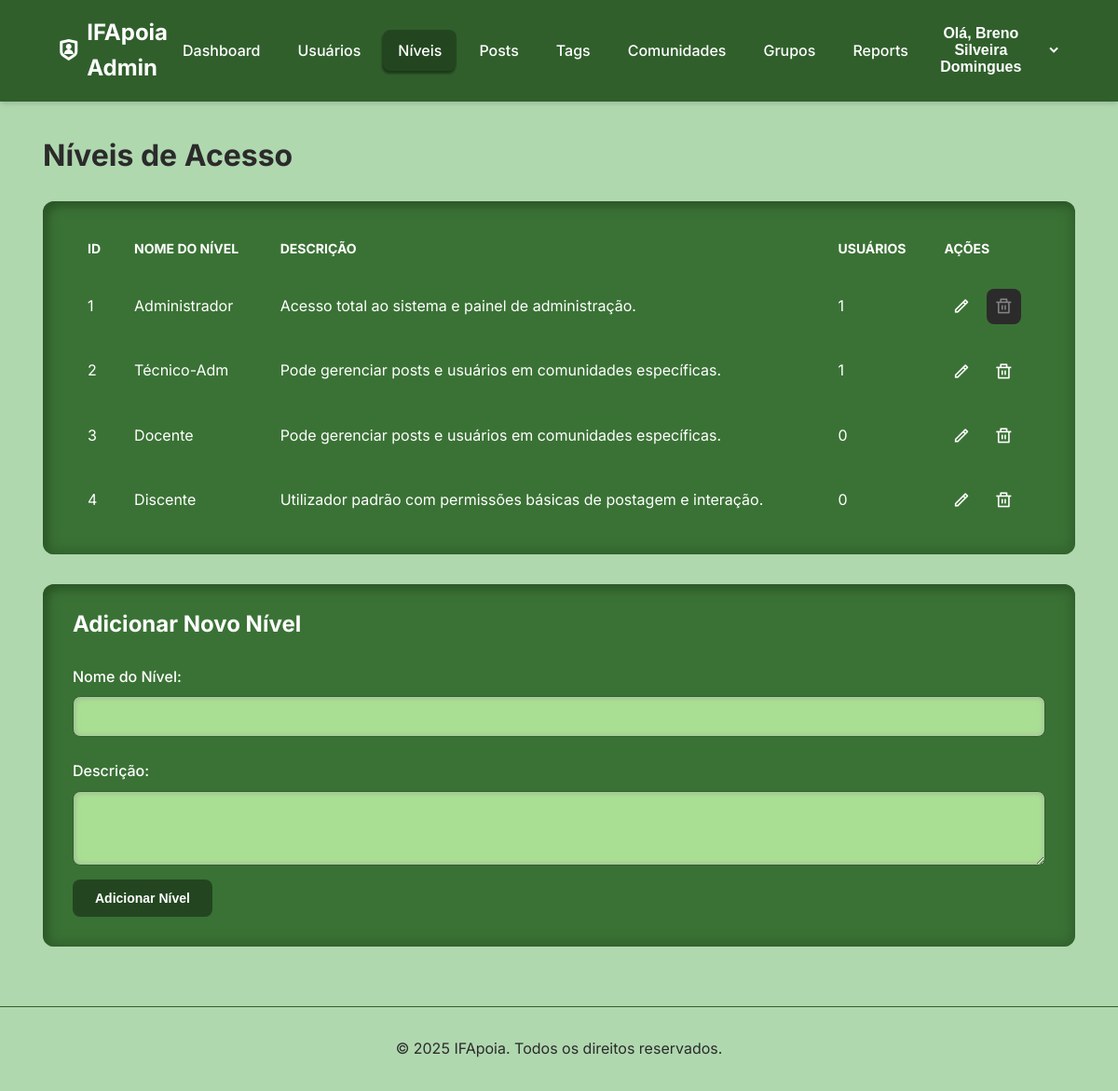
Screenshot of /modules/admin/admin_roles.php (signed in) with the database file from the repository.
### tables this page shows
CREATE TABLE `roles` (
  `role_id` int(11) NOT NULL,
  `name` varchar(100) NOT NULL,
  `description` varchar(255) DEFAULT NULL
);

### modules/admin/admin_roles.php (the view, shortened to what this page needs)
<?php
include('admin_header.php');
$edit_mode = false;
$role_to_edit = ['role_id' => '', 'name' => '', 'description' => ''];
$sql = "SELECT r.*, (SELECT COUNT(*) FROM users u WHERE u.role_id = r.role_id) as total_users
        FROM roles r
        ORDER BY r.role_id ASC";
$roles_result = $pdo->query($sql);
?>
<main class="container">
    <div class="page-header">
        <h1>Níveis de Acesso</h1>
    </div>
    <div class="table-container">
        <table>
            <thead>
                <tr>
                    <th>ID</th>
                    <th>Nome do Nível</th>
                    <th>Descrição</th>
                    <th>Usuários</th>
                    <th>Ações</th>
                </tr>
            </thead>
            <tbody>
                <?php if ($roles_result && $roles_result->rowCount() > 0): ?>
                    <?php while ($role = $roles_result->fetch(PDO::FETCH_ASSOC)): ?>
                        <tr>
                            <td><?php echo $role['role_id']; ?></td>
                            <td><?php echo htmlspecialchars($role['name']); ?></td>
                            <td><?php echo htmlspecialchars($role['description'] ?? 'N/A'); ?></td>
                            <td><span class="badge"><?php echo $role['total_users']; ?></span></td>
                            <td class="actions">
                                <?php $is_self_level = ($role['role_id'] == $_SESSION['role_id']); ?>
                                <button
                                    class="btn btn-icon btn-edit"
                                    title="Editar Nível"
                                    onclick="window.location.href='admin_roles.php?edit_id=<?php echo $role['role_id']; ?>#form-role';">
                                    <i class="ri-pencil-line"></i>
                                </button>
                                <button
                                    class="btn btn-icon <?php echo $is_self_level ? '' : 'btn-delete'; ?>"
                                    title="<?php echo $is_self_level ? 'Você não pode deletar seu próprio nível' : 'Deletar Nível'; ?>"
                                    onclick="<?php echo $is_self_level ? '' : "if(confirm('Tem certeza? Usuários associados serão movidos.')) { window.location.href='admin_roles.php?delete_id=" . $role['role_id'] . "'; }"; ?>"
                                    <?php if ($is_self_level) echo 'disabled'; ?>>
                                    <i class="ri-delete-bin-line"></i>
                                </button>
                            </td>
                        </tr>
                    <?php endwhile; ?>
                <?php else: ?>
                    <tr>
                        <td colspan="5">Nenhum nível de acesso encontrado.</td>
                    </tr>
                <?php endif; ?>
            </tbody>
        </table>
    </div>
    <div class="form-container" id="form-role">
        <h2><?php echo $edit_mode ? 'Editar Nível de Acesso' : 'Adicionar Novo Nível'; ?></h2>
        <form action="admin_roles.php" method="POST">
            <div class="form-group">
                <label for="name">Nome do Nível:</label>
                <input type="text" id="name" name="name" value="<?php echo htmlspecialchars($role_to_edit['name']); ?>" required>
            </div>
            <div class="form-group">
                <label for="description">Descrição:</label>
                <textarea id="description" name="description" rows="3"><?php echo htmlspecialchars($role_to_edit['description']); ?></textarea>
            </div>
            <div class="form-actions">
                <button type="submit" class="btn btn-primary"><?php echo $edit_mode ? 'Salvar Alterações' : 'Adicionar Nível'; ?></button>
            </div>
        </form>
    </div>
</main>
<?php
include('admin_footer.php');
?>

### src/assets/css/admin.css (style rules this page uses)
:root { --primary-color: #305F2C; --secondary-color: #a9df93; --background-color: #b0d8af; --accent-color: #3a7235; --card-bg-color: transparent; --text-color: #ffffff; --text-muted-color: #2b2b2b; --border-color: var(--primary-color); --danger-color: #e44040; --warning-color: #e7772c; --success-color: #38a169; --info-color: #234620; --padrao-color: #6c757d; --box-shadow: 0 4px 6px -1px rgba(0, 0, 0, 0.1), 0 2px 4px -1px rgba(0, 0, 0, 0.06); --border: 2px solid var(--border-color); }
* { box-sizing: border-box; margin: 0; padding: 0; }
body { font-family: 'Inter', sans-serif; background-color: var(--background-color); color: var(--text-color); line-height: 1.6; }
.container { width: 95%; max-width: 1400px; margin: 0 auto; padding: 2rem 1rem; }
.page-header { display: flex; justify-content: space-between; align-items: center; margin-bottom: 1.5rem; flex-wrap: wrap; gap: 1rem; }
.page-header>h1 { color: var(--text-muted-color) }
.form-container, .table-container { background-color: var(--accent-color); padding: 1.5rem 2rem; border-radius: 12px; box-shadow: inset -5px -5px 12px rgba(48, 95, 44, 0.7), inset 5px 5px 12px rgba(35, 70, 32, 0.7); margin-bottom: 2rem; }
table { width: 100%; border-collapse: collapse; }
th, td { padding: 1rem; text-align: left; color: var(--text-color); vertical-align: middle; }
thead th { font-size: 0.875rem; text-transform: uppercase; color: var(--text-color); background-color: var(--card-bg-color); }
.actions { display: flex; align-items: center; gap: 0.5rem; }
.actions i { font-weight: 400; }
.form-group { margin-top: 1.5rem; }
label { display: block; font-weight: 500; margin-bottom: 0.5rem; }
input[type="text"], input[type="search"], textarea, select { background-color: var(--background-color); width: 100%; padding: 0.75rem 1rem; border: 1px solid var(--border-color); border-radius: 8px; font-size: 1rem; transition: all 0.3s ease; }
input[type="text"], textarea, select { background-color: var(--secondary-color); box-shadow: inset -2px -2px 5px rgba(168, 168, 168, 0.4), inset 2px 2px 5px rgba(153, 153, 153, 0.4); }
input::placeholder { color: var(--info-color); opacity: 0.7; }
.btn { padding: 0.75rem 1.5rem; border: none; border-radius: 8px; cursor: pointer; font-size: 14px; font-weight: 600; text-decoration: none; display: inline-flex; align-items: center; gap: 0.5rem; transition: all 0.3s ease; }
.btn-primary { background-color: var(--info-color); color: white; margin: 0.5rem 0; }
.btn-icon { padding: 0.5rem; background: none; border: 1px solid transparent; }
.btn-icon i { font-size: 1.2rem; line-height: 1; color: var(--text-color); }
.btn-delete { color: var(--danger-color); }
.btn-edit { color: var(--warning-color); }
button:disabled, button[disabled] { background-color: var(--text-muted-color) !important; color: #838383 !important; cursor: not-allowed !important; box-shadow: none !important; }
button:disabled i { color: var(--text-muted-color) !important; }
.btn-icon:disabled { background: var(--text-muted-color) !important; }
.btn-icon:disabled i { color: #838383 !important; }

### rows the page displays
roles: role_id "1", name "Administrador", description "Acesso total ao sistema e painel de administração.", total_users "1"
roles: role_id "2", name "Técnico-Adm", description "Pode gerenciar posts e usuários em comunidades específicas.", total_users "1"
roles: role_id "3", name "Docente", description "Pode gerenciar posts e usuários em comunidades específicas.", total_users "0"
roles: role_id "4", name "Discente", description "Utilizador padrão com permissões básicas de postagem e interação.", total_users "0"

### other values shown
$_SESSION['full_name'] "Breno Silveira Domingues"
